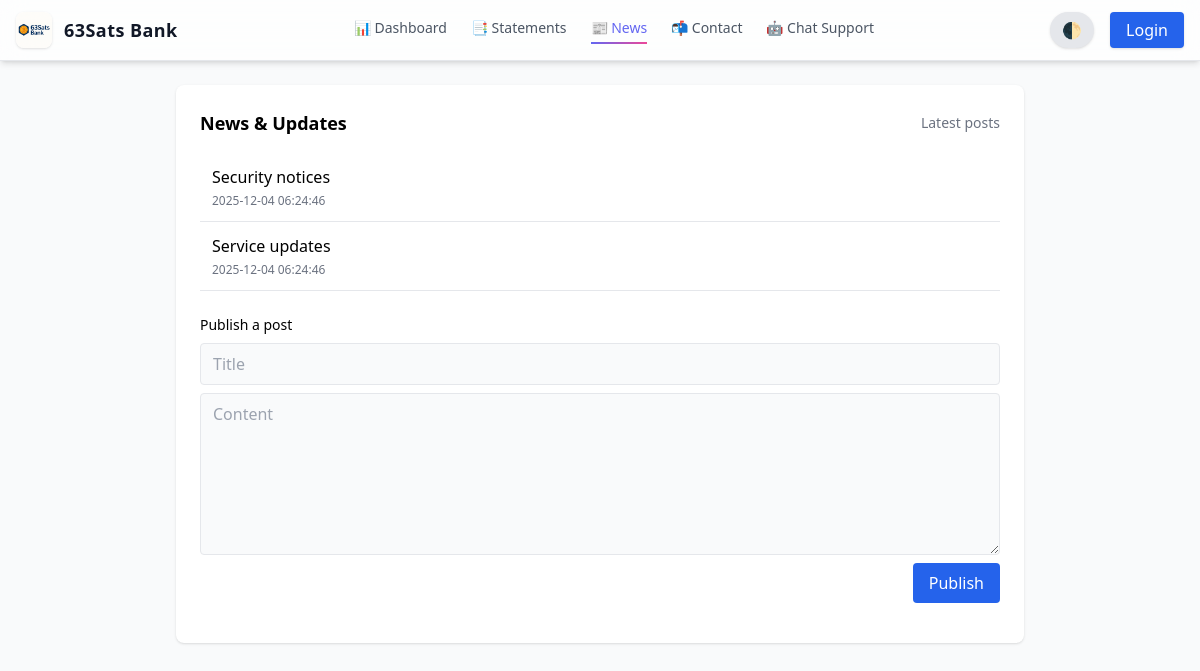
Screenshot of /blog.php with the database file from the repository.
### tables this page shows
CREATE TABLE IF NOT EXISTS blogs (
    id INT AUTO_INCREMENT PRIMARY KEY,
    title VARCHAR(255),
    content TEXT,
    created_at TIMESTAMP DEFAULT CURRENT_TIMESTAMP
);

### blog.php (the view, shortened to what this page needs)
<?php
include("includes/db.php");
include("includes/header.php");
$res = mysqli_query($conn, "SELECT id,title,created_at FROM blogs ORDER BY id DESC LIMIT 20");
?>
<!doctype html>
<html lang="en" class="light">
<head>
  <script src="https://cdn.tailwindcss.com"></script>
  <link rel="stylesheet" href="css/style.css">
</head>
<body class="bg-gray-50 dark:bg-gray-900 text-gray-800 dark:text-gray-100 min-h-screen">
<div class="max-w-4xl mx-auto p-6">
  <div class="bg-white dark:bg-gray-800 shadow rounded-lg p-6">
    <div class="flex justify-between items-center">
      <h1 class="text-lg font-semibold">News & Updates</h1>
      <div class="text-sm text-gray-500">Latest posts</div>
    </div>
    <div class="mt-4">
      <?php
      if ($res && mysqli_num_rows($res) > 0) {
          while ($b = mysqli_fetch_assoc($res)) {
              echo "<article class='p-3 border-b'><a class='font-medium' href='blog_view.php?id=" . intval($b['id']) . "'>" . htmlspecialchars($b['title']) . "</a><div class='text-xs text-gray-500 mt-1'>" . htmlspecialchars($b['created_at']) . "</div></article>";
          }
      } else {
          echo "<div class='text-sm text-gray-500'>No posts available.</div>";
      }
      ?>
    </div>
    <div class="mt-6">
      <h2 class="text-sm font-medium">Publish a post</h2>
      <form method="POST" class="mt-2 space-y-2">
        <input name="title" placeholder="Title" class="w-full rounded border px-3 py-2 bg-gray-50 dark:bg-gray-700" />
        <textarea name="content" rows="6" placeholder="Content" class="w-full rounded border px-3 py-2 bg-gray-50 dark:bg-gray-700"></textarea>
        <div class="flex justify-end">
          <button type="submit" name="create" class="px-4 py-2 bg-blue-600 text-white rounded">Publish</button>
        </div>
      </form>
    </div>
  </div>
</div>
</body>
</html>

### css/style.css (style rules this page uses)
* { transition: background-color 0.15s ease, color 0.15s ease; }
html.light { color-scheme: light; }

### rows the page displays
blogs: title "Security notices", created_at "2025-12-04 06:24:46"
blogs: title "Service updates", created_at "2025-12-04 06:24:46"
